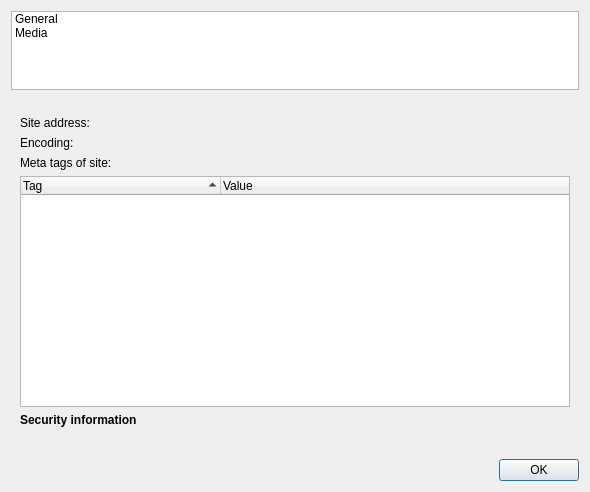
<?xml version="1.0" encoding="UTF-8"?>
<ui version="4.0">
 <class>SiteInfo</class>
 <widget class="QDialog" name="SiteInfo">
  <property name="geometry">
   <rect>
    <x>0</x>
    <y>0</y>
    <width>590</width>
    <height>492</height>
   </rect>
  </property>
  <property name="windowTitle">
   <string>Site Info</string>
  </property>
  <layout class="QGridLayout" name="gridLayout">
   <item row="3" column="0">
    <widget class="QDialogButtonBox" name="buttonBox">
     <property name="orientation">
      <enum>Qt::Horizontal</enum>
     </property>
     <property name="standardButtons">
      <set>QDialogButtonBox::Ok</set>
     </property>
    </widget>
   </item>
   <item row="1" column="0">
    <widget class="SqueezeLabelV2" name="heading">
     <property name="maximumSize">
      <size>
       <width>550</width>
       <height>16777215</height>
      </size>
     </property>
     <property name="text">
      <string/>
     </property>
     <property name="textInteractionFlags">
      <set>Qt::LinksAccessibleByMouse|Qt::TextSelectableByMouse</set>
     </property>
    </widget>
   </item>
   <item row="0" column="0">
    <widget class="HorizontalListWidget" name="listWidget">
     <item>
      <property name="text">
       <string>General</string>
      </property>
     </item>
     <item>
      <property name="text">
       <string>Media</string>
      </property>
     </item>
    </widget>
   </item>
   <item row="2" column="0">
    <widget class="QStackedWidget" name="stackedWidget">
     <property name="currentIndex">
      <number>0</number>
     </property>
     <widget class="QWidget" name="page">
      <layout class="QGridLayout" name="gridLayout_2">
       <property name="topMargin">
        <number>0</number>
       </property>
       <property name="bottomMargin">
        <number>0</number>
       </property>
       <item row="0" column="0" colspan="4">
        <layout class="QFormLayout" name="formLayout">
         <property name="fieldGrowthPolicy">
          <enum>QFormLayout::AllNonFixedFieldsGrow</enum>
         </property>
         <item row="0" column="0">
          <widget class="QLabel" name="label_3">
           <property name="sizePolicy">
            <sizepolicy hsizetype="Fixed" vsizetype="Preferred">
             <horstretch>0</horstretch>
             <verstretch>0</verstretch>
            </sizepolicy>
           </property>
           <property name="text">
            <string>Site address:</string>
           </property>
          </widget>
         </item>
         <item row="0" column="1">
          <widget class="SqueezeLabelV2" name="siteAddress">
           <property name="sizePolicy">
            <sizepolicy hsizetype="Minimum" vsizetype="Preferred">
             <horstretch>0</horstretch>
             <verstretch>0</verstretch>
            </sizepolicy>
           </property>
           <property name="maximumSize">
            <size>
             <width>460</width>
             <height>16777215</height>
            </size>
           </property>
           <property name="text">
            <string/>
           </property>
           <property name="textInteractionFlags">
            <set>Qt::LinksAccessibleByMouse|Qt::TextSelectableByMouse</set>
           </property>
          </widget>
         </item>
         <item row="1" column="0">
          <widget class="QLabel" name="label_6">
           <property name="text">
            <string>Encoding:</string>
           </property>
          </widget>
         </item>
         <item row="1" column="1">
          <widget class="SqueezeLabelV2" name="encodingLabel">
           <property name="text">
            <string/>
           </property>
           <property name="textInteractionFlags">
            <set>Qt::LinksAccessibleByMouse|Qt::TextSelectableByMouse</set>
           </property>
          </widget>
         </item>
        </layout>
       </item>
       <item row="1" column="0" colspan="4">
        <widget class="QLabel" name="label_9">
         <property name="text">
          <string>Meta tags of site:</string>
         </property>
        </widget>
       </item>
       <item row="3" column="0" colspan="4">
        <widget class="QTreeWidget" name="treeTags">
         <property name="sortingEnabled">
          <bool>true</bool>
         </property>
         <attribute name="headerMinimumSectionSize">
          <number>200</number>
         </attribute>
         <column>
          <property name="text">
           <string>Tag</string>
          </property>
         </column>
         <column>
          <property name="text">
           <string>Value</string>
          </property>
         </column>
        </widget>
       </item>
       <item row="4" column="0" colspan="2">
        <widget class="QLabel" name="label_2">
         <property name="sizePolicy">
          <sizepolicy hsizetype="Fixed" vsizetype="Preferred">
           <horstretch>0</horstretch>
           <verstretch>0</verstretch>
          </sizepolicy>
         </property>
         <property name="text">
          <string>&lt;b&gt;Security information&lt;/b&gt;</string>
         </property>
        </widget>
       </item>
       <item row="5" column="1">
        <widget class="QLabel" name="securityLabel">
         <property name="text">
          <string/>
         </property>
        </widget>
       </item>
       <item row="5" column="0">
        <spacer name="horizontalSpacer">
         <property name="orientation">
          <enum>Qt::Horizontal</enum>
         </property>
         <property name="sizeType">
          <enum>QSizePolicy::Fixed</enum>
         </property>
         <property name="sizeHint" stdset="0">
          <size>
           <width>20</width>
           <height>20</height>
          </size>
         </property>
        </spacer>
       </item>
       <item row="5" column="2">
        <spacer name="horizontalSpacer_2">
         <property name="orientation">
          <enum>Qt::Horizontal</enum>
         </property>
         <property name="sizeHint" stdset="0">
          <size>
           <width>40</width>
           <height>20</height>
          </size>
         </property>
        </spacer>
       </item>
      </layout>
     </widget>
     <widget class="QWidget" name="page2">
      <layout class="QVBoxLayout" name="verticalLayout_3">
       <item>
        <widget class="QSplitter" name="splitter">
         <property name="orientation">
          <enum>Qt::Vertical</enum>
         </property>
         <widget class="QWidget" name="verticalLayoutWidget">
          <layout class="QVBoxLayout" name="verticalLayout_2">
           <item>
            <widget class="QTreeWidget" name="treeImages">
             <property name="minimumSize">
              <size>
               <width>0</width>
               <height>0</height>
              </size>
             </property>
             <property name="itemsExpandable">
              <bool>false</bool>
             </property>
             <property name="sortingEnabled">
              <bool>true</bool>
             </property>
             <attribute name="headerMinimumSectionSize">
              <number>200</number>
             </attribute>
             <column>
              <property name="text">
               <string>Image</string>
              </property>
             </column>
             <column>
              <property name="text">
               <string>Image address</string>
              </property>
             </column>
            </widget>
           </item>
          </layout>
         </widget>
         <widget class="QWidget" name="layoutWidget">
          <layout class="QVBoxLayout" name="verticalLayout">
           <item>
            <widget class="QDialogButtonBox" name="saveButton">
             <property name="standardButtons">
              <set>QDialogButtonBox::Save</set>
             </property>
            </widget>
           </item>
           <item>
            <widget class="QLabel" name="label_5">
             <property name="maximumSize">
              <size>
               <width>16777215</width>
               <height>20</height>
              </size>
             </property>
             <property name="text">
              <string>&lt;b&gt;Preview&lt;/b&gt;</string>
             </property>
            </widget>
           </item>
           <item>
            <widget class="QGraphicsView" name="mediaPreview"/>
           </item>
          </layout>
         </widget>
        </widget>
       </item>
      </layout>
     </widget>
    </widget>
   </item>
  </layout>
 </widget>
 <customwidgets>
  <customwidget>
   <class>SqueezeLabelV2</class>
   <extends>QLabel</extends>
   <header>mc.lib3rd.SqueezeLabelV2</header>
  </customwidget>
  <customwidget>
   <class>HorizontalListWidget</class>
   <extends>QListWidget</extends>
   <header>mc.tools.HorizontalListWidget</header>
  </customwidget>
 </customwidgets>
 <resources/>
 <connections>
  <connection>
   <sender>buttonBox</sender>
   <signal>accepted()</signal>
   <receiver>SiteInfo</receiver>
   <slot>close()</slot>
   <hints>
    <hint type="sourcelabel">
     <x>248</x>
     <y>254</y>
    </hint>
    <hint type="destinationlabel">
     <x>157</x>
     <y>274</y>
    </hint>
   </hints>
  </connection>
 </connections>
</ui>
